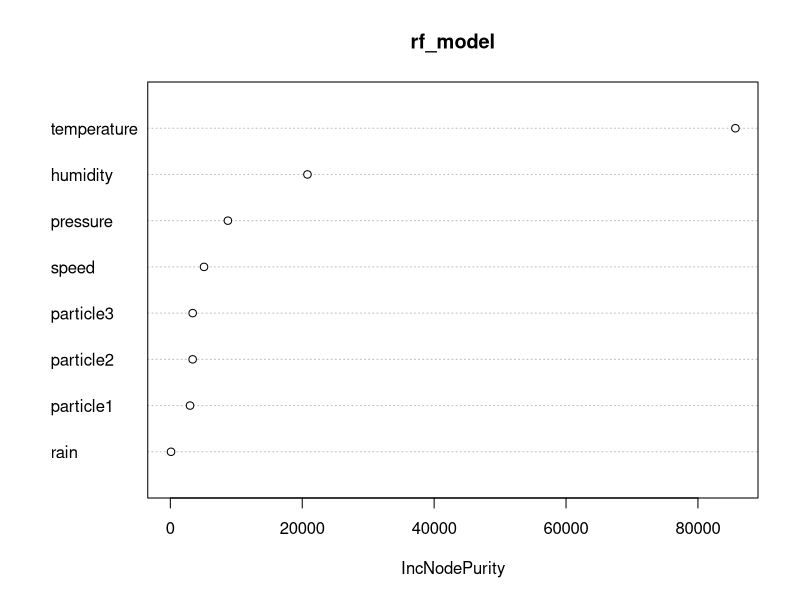
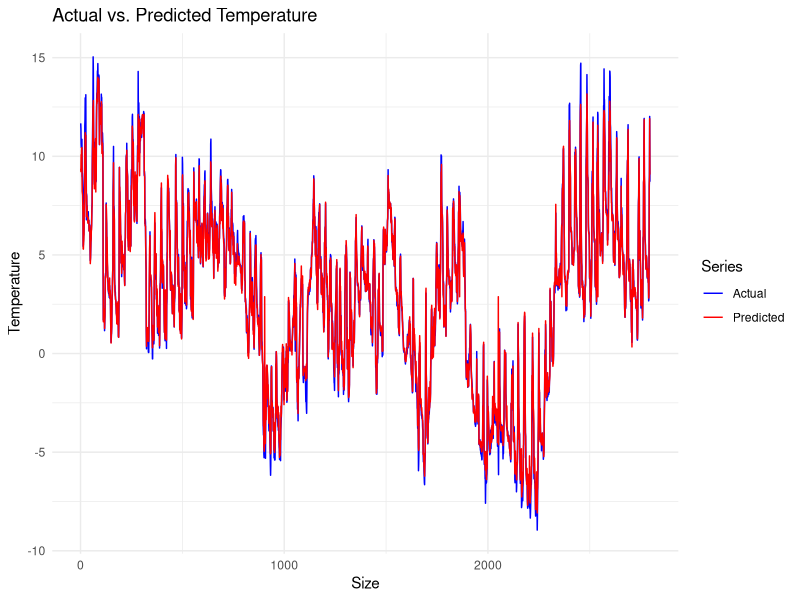
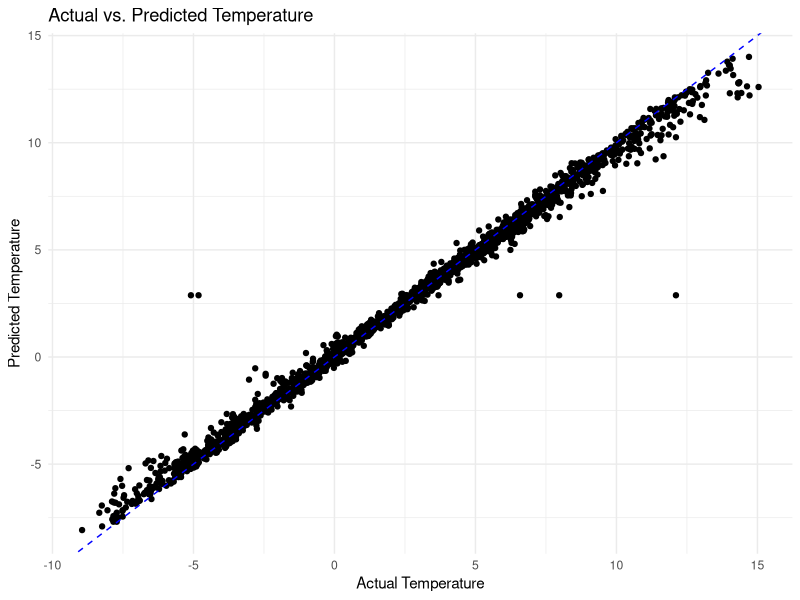
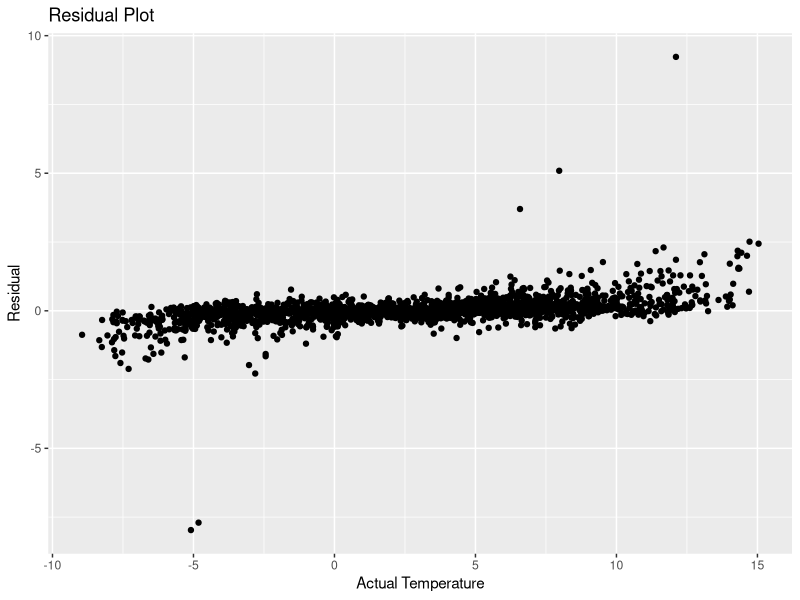
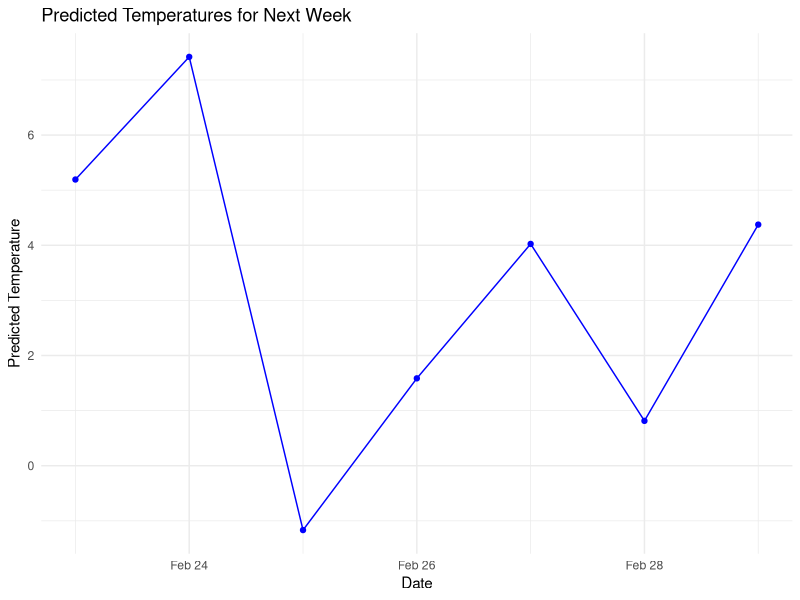
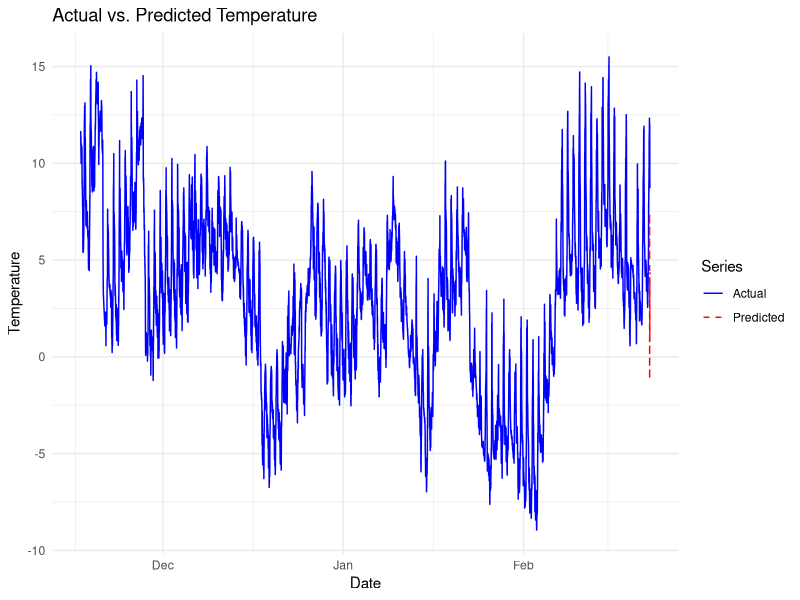
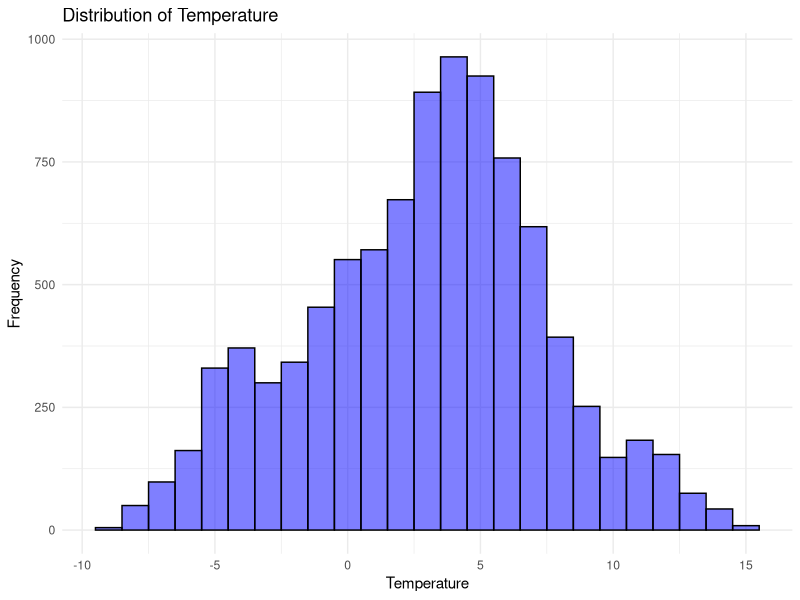
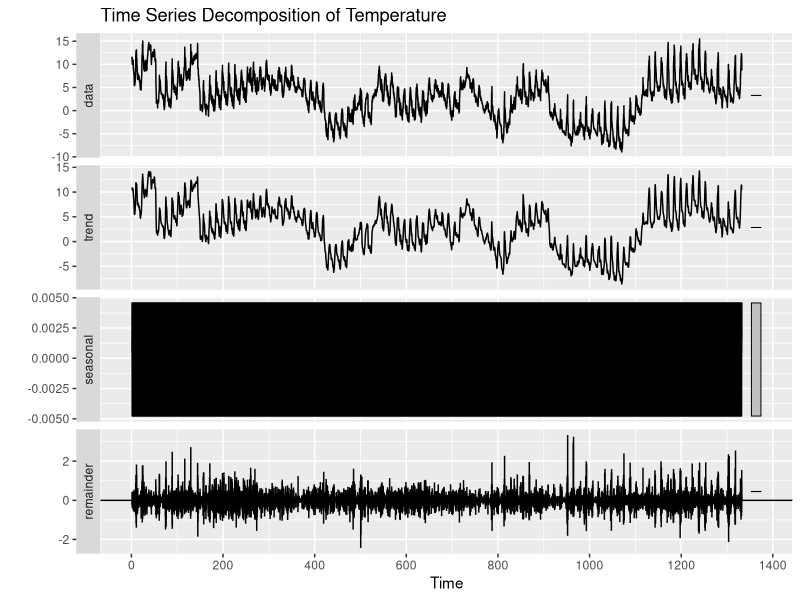

Here is the R script that generated these plots, in order: (Note: this script raises an error after producing the figures.)
## ---- chunk 1
#| echo: false
#| warning: false
#| message: false
#| include: false
library(tidyverse)
library(randomForest)
library(caret)
library(corrplot)
## ---- chunk 2
#| echo: false
#| warning: false
#| message: false
#| include: false

df <- read_csv("data.csv")
df$time <- as.POSIXct(df$time, format = "%Y-%m-%d %H:%M:%S")
df <- df[, -10]

features <- select(df, -time)
labels <- df$temperature


set.seed(123)
train_indices <- createDataPartition(labels, p = 0.7, list = FALSE)
train_features <- features[train_indices, ]
train_labels <- labels[train_indices]
test_features <- features[-train_indices, ]
test_labels <- labels[-train_indices]

train <- data.frame(train_features, temperature = train_labels)


## ---- chunk 3
#| echo: false
#| warning: false
#| message: false
#| include: false
train
## ---- chunk 4
#| echo: false
#| warning: false
#| message: false
#| include: false
sum(is.na(train$particle1))

sum(is.na(train_labels))

sum(is.na(train_features))

## ---- chunk 5
#| echo: false
#| warning: false
#| message: false
#| include: false
df$particle1[is.na(df$particle1)] <- mean(df$particle1, na.rm = TRUE)
df$particle2[is.na(df$particle2)] <- mean(df$particle2, na.rm = TRUE)
df$particle3[is.na(df$particle3)] <- mean(df$particle3, na.rm = TRUE)

train$particle1[is.na(train$particle1)] <- mean(train$particle1, na.rm = TRUE)
train$particle2[is.na(train$particle2)] <- mean(train$particle2, na.rm = TRUE)
train$particle3[is.na(train$particle3)] <- mean(train$particle3, na.rm = TRUE)


train_features$particle1[is.na(train_features$particle1)] <- mean(train_features$particle1, na.rm = TRUE)
train_features$particle2[is.na(train_features$particle2)] <- mean(train_features$particle2, na.rm = TRUE)
train_features$particle3[is.na(train_features$particle3)] <- mean(train_features$particle3, na.rm = TRUE)
## ---- chunk 6
#| echo: false
#| warning: false
#| message: false
#| include: false
rf_model <- randomForest(train_labels ~ ., data = train_features, ntree = 500)

rf_model

## ---- chunk 7
#| echo: false
#| warning: false
#| message: false
#| include: false
imporctance <- varImpPlot(rf_model)
## ---- chunk 8
predictions <- predict(rf_model, newdata = test_features)

predictions[is.na(predictions)] <- mean(predictions, na.rm = TRUE)
## ---- chunk 9
mae <- mean(abs(predictions - test_labels))
cat("Mean Absolute Error (MAE):", mae, "\n")

mape <- mean(abs(predictions - test_labels) / test_labels) * 100
accuracy <- 100 - mape
cat("Accuracy:", accuracy, "%\n")

## ---- chunk 10
#| echo: false
#| warning: false
#| message: false
#| include: false
library(ggplot2)


plot_data <- data.frame(
  Actual = test_labels,
  Predicted = predictions
)


plot1 <- ggplot(plot_data, aes(x = Actual, y = Predicted)) +
  geom_point() +
  geom_abline(intercept = 0, slope = 1, linetype = "dashed", color = "blue") + 
  labs(x = "Actual Temperature", y = "Predicted Temperature", title = "Actual vs. Predicted Temperature") +
  theme_minimal()

## ---- chunk 11
#| echo: false
#| warning: false
#| message: false
#| include: false
plot2 <- ggplot(plot_data, aes(x = Actual, y = Actual - Predicted)) +
  geom_point() +
  labs(x = "Actual Temperature", y = "Residual", title = "Residual Plot")

## ---- chunk 12

plot_data <- data.frame(
  Actual = test_labels,   
  Predicted = predictions 
)

plot_data$index <- seq_along(test_labels)

ggplot(plot_data, aes(x = index)) +
  geom_line(aes(y = Actual, color = "Actual")) + 
  geom_line(aes(y = Predicted, color = "Predicted")) +  
  scale_color_manual(name = "Series", values = c(Actual = "blue", Predicted = "red")) + 
  labs(x = "Size", y = "Temperature", title = "Actual vs. Predicted Temperature") + 
  theme_minimal()

## ---- chunk 13
plot1
## ---- chunk 14
plot2
## ---- chunk 15
#| echo: false
#| warning: false
#| message: false
#| include: false
# Simulate different scenarios for next week
num_days <- 7
new_data <- data.frame(
  temperature = rep(NA, num_days),
  humidity = rep(NA, num_days),
  speed = rep(NA, num_days),
  rain = rep(NA, num_days),
  pressure = rep(NA, num_days),
  particle1 = rep(NA, num_days), 
  particle2 = rep(NA, num_days), 
  particle3 = rep(NA, num_days)
)

# Simulate different scenarios for each day
for (day in 1:num_days) {
  new_data$temperature[day] <- mean(train$temperature, na.rm = TRUE) + rnorm(1, mean = 0, sd = 3)
  new_data$humidity[day] <- mean(train$humidity, na.rm = TRUE) + rnorm(1, mean = 0, sd = 5)
  new_data$speed[day] <- mean(train$speed, na.rm = TRUE) + rnorm(1, mean = 0, sd = 2)
  new_data$rain[day] <- mean(train$rain, na.rm = TRUE) + rnorm(1, mean = 0, sd = 1)
  new_data$pressure[day] <- mean(train$pressure, na.rm = TRUE) + rnorm(1, mean = 0, sd = 3)
  new_data$particle1[day] <- mean(train$particle1, na.rm = TRUE) + rnorm(1, mean = 0, sd = 0.5)
  new_data$particle2[day] <- mean(train$particle2, na.rm = TRUE) + rnorm(1, mean = 0, sd = 0.5)
  new_data$particle3[day] <- mean(train$particle3, na.rm = TRUE) + rnorm(1, mean = 0, sd = 0.5)
}

# Predict temperatures for next week
predictions_next_week <- predict(rf_model, newdata = new_data)
predictions_next_week


## ---- chunk 16
# Set the starting date to February 23, 2022
start_date <- as.Date("2022-02-23")

# Generate dates for the next week
dates_next_week <- seq(start_date, by = "day", length.out = 7)

# Prepare data for plotting
plot_data_next_week <- data.frame(
  Date = dates_next_week,
  Predicted_Temperature = predictions_next_week
)

# Plot predicted temperatures for next week
ggplot(plot_data_next_week, aes(x = Date, y = Predicted_Temperature)) +
  geom_line(color = "blue") +
  geom_point(color = "blue") +
  labs(x = "Date", y = "Predicted Temperature", title = "Predicted Temperatures for Next Week") +
  theme_minimal()

## ---- chunk 17
tail(df)

## ---- chunk 18
df$time <- as.POSIXct(df$time)


plot_data <- data.frame(
  hour = df$time,
  Actual_Temperature = df$temperature,
  Predicted_Temperature = c(rep(NA, nrow(df) - 7), predictions_next_week)
)


ggplot(plot_data, aes(x = hour)) +
  geom_line(aes(y = Actual_Temperature, color = "Actual")) +
  geom_line(aes(y = Predicted_Temperature, color = "Predicted"), linetype = "dashed") +
  labs(x = "Date", y = "Temperature", title = "Actual vs. Predicted Temperature") +
  scale_color_manual(name = "Series", values = c("Actual" = "blue", "Predicted" = "red")) +
  theme_minimal()

## ---- chunk 19
ggplot(df, aes(x = temperature)) +
  geom_histogram(binwidth = 1, fill = "blue", color = "black", alpha = 0.5) +
  labs(x = "Temperature", y = "Frequency", title = "Distribution of Temperature") +
  theme_minimal()

## ---- chunk 20
library(forecast)
df_ts <- ts(df$temperature, frequency = 7)  
decomposed <- decompose(df_ts)
autoplot(decomposed) + labs(title = "Time Series Decomposition of Temperature")


## ---- chunk 21

ggplot(df, aes(x = c(particle1, particle2, particle3), y = count)) +
  geom_bar(stat = "identity", fill = "steelblue") +
  labs(
    title = "Particle Usage in Dataset",
    x = "Particle",
    y = "Count"
  ) +
  theme_minimal()
## ---- chunk 22
graph2 <- ggplot(df, aes(x = time, y = temperature)) +
  geom_bar(stat = 'identity', color = 'steelblue', alpha = 0.8) +  # Adjust appearance of bars
  scale_fill_brewer(palette = "Set3") +  # Color palette for bars
  labs(
    title = "Temperature Over Time",
    x = "Time",
    y = "Temperature (°C)"
  ) +
  theme_minimal() +  # Use minimal theme
  theme(legend.position = "none")  # Remove legend for fill color

print(graph2)
